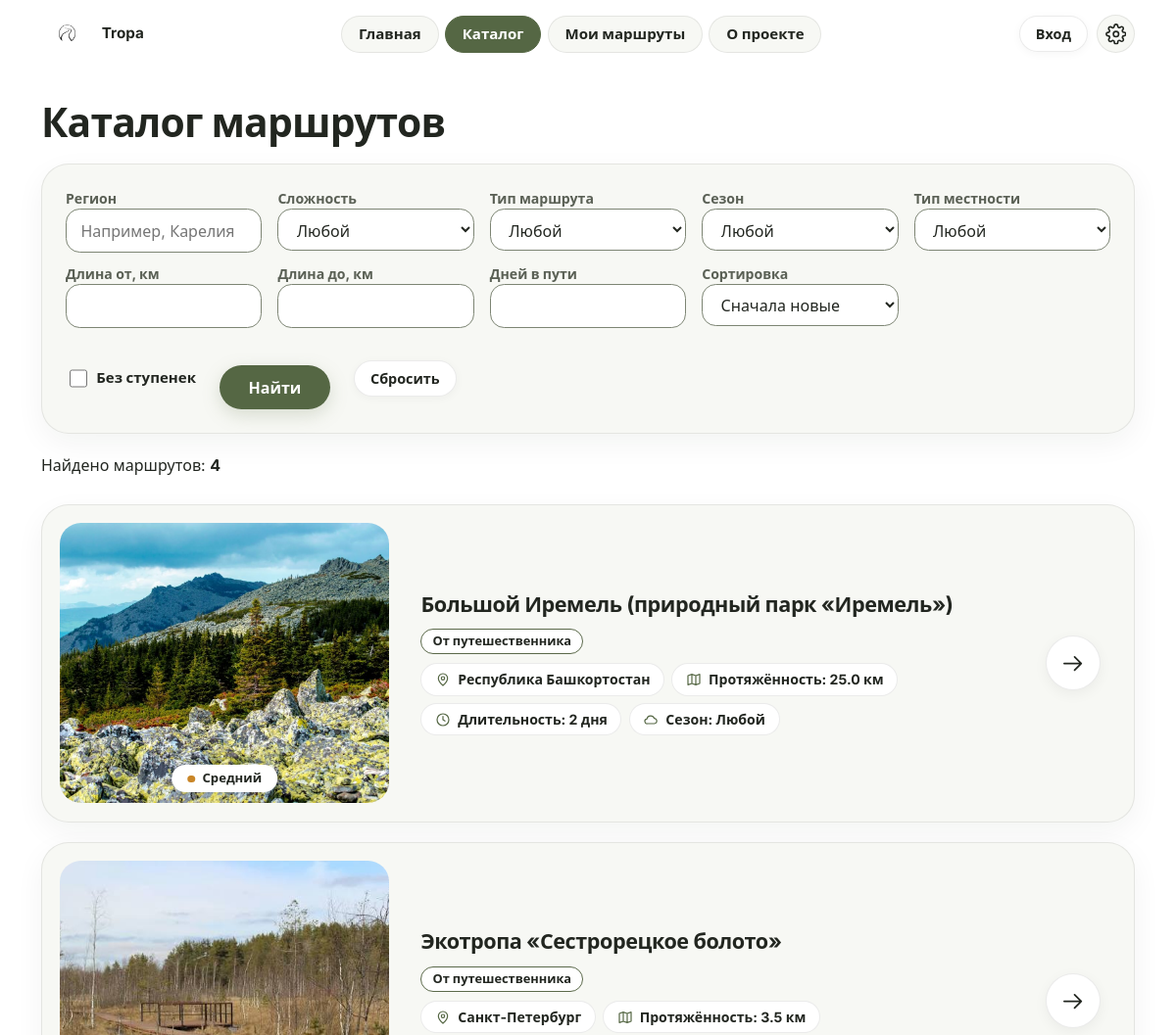
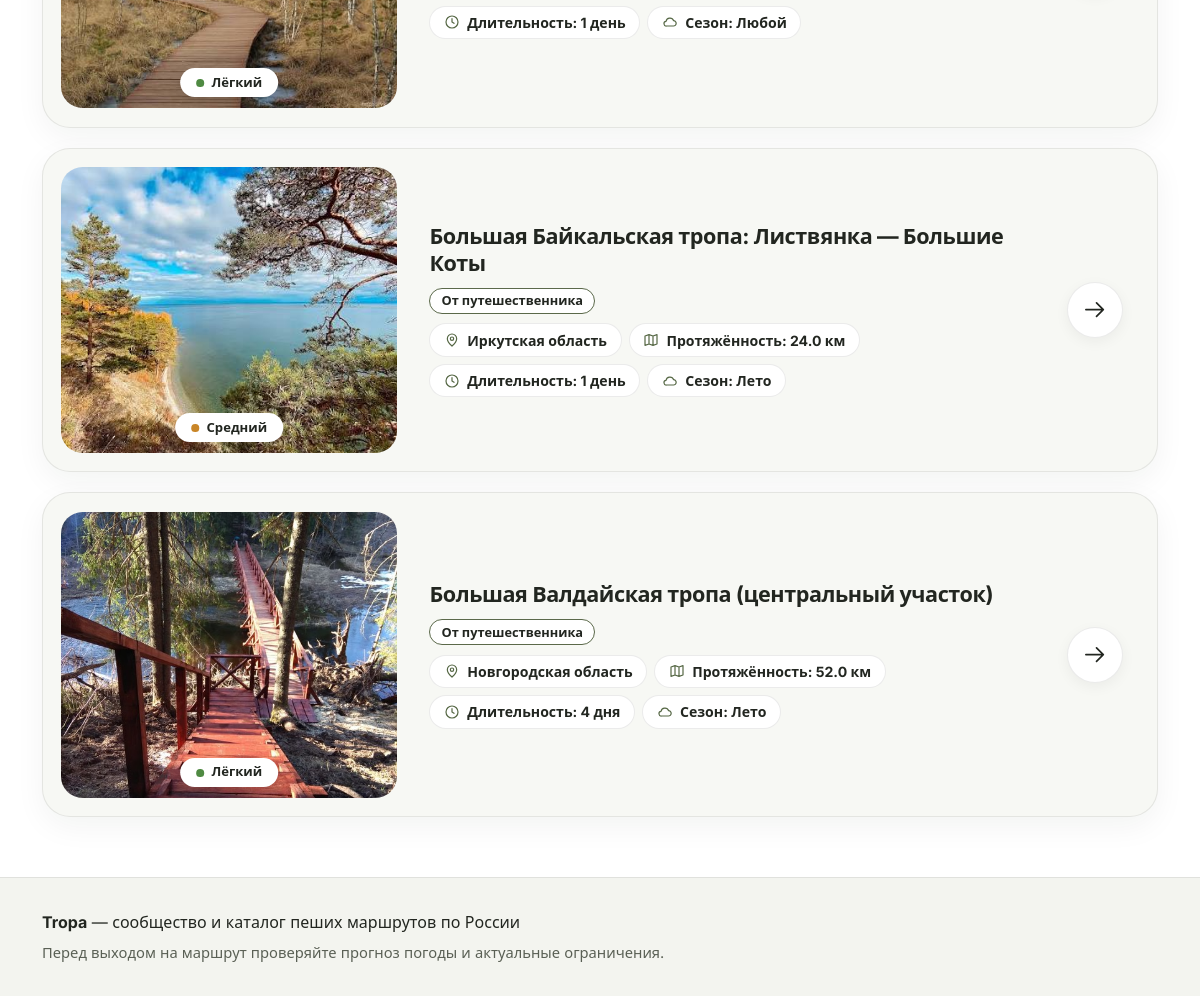
The page /routes/ on the database as committed earlier (2 pictures, top to bottom).
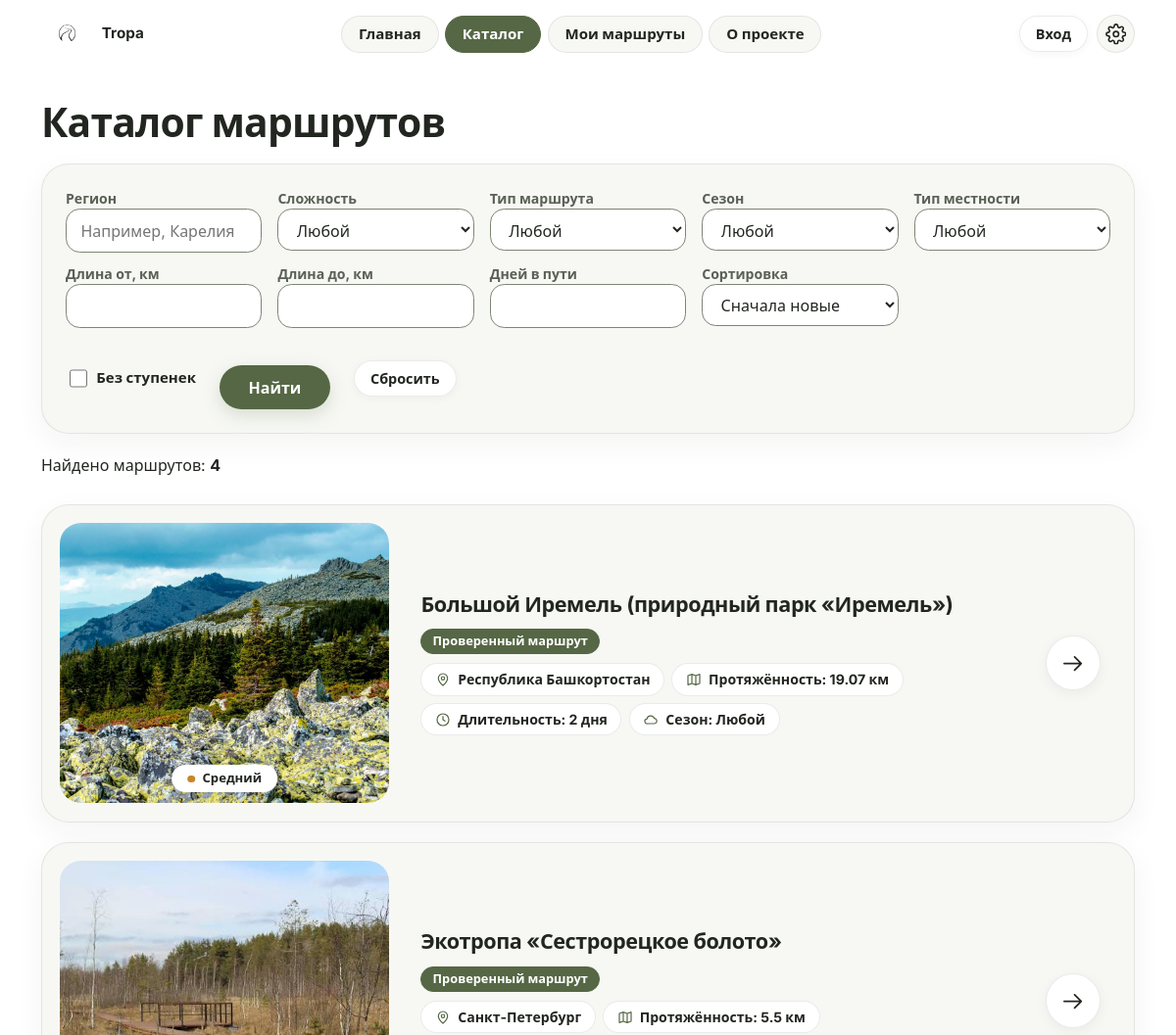
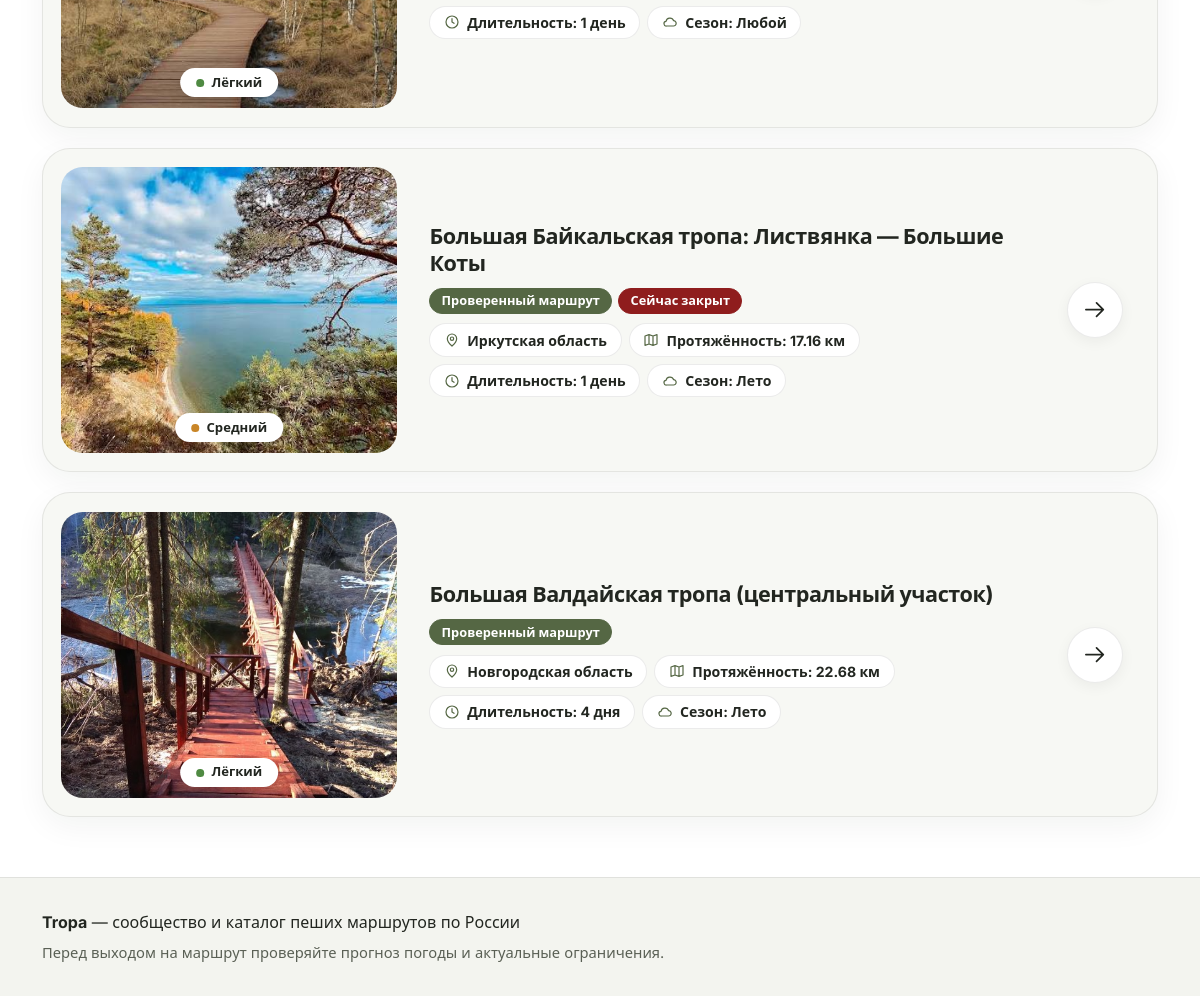
The same page on the database as committed later (2 pictures, top to bottom).
### tables this page shows
CREATE TABLE routes (
    id             INTEGER PRIMARY KEY AUTOINCREMENT,
    author_id      INTEGER NOT NULL REFERENCES users(id),
    title          TEXT NOT NULL,
    region         TEXT NOT NULL,
    length_km      REAL NOT NULL,
    difficulty     TEXT NOT NULL CHECK (difficulty IN ('easy', 'medium', 'hard')),
    days           INTEGER NOT NULL DEFAULT 1,
    season         TEXT NOT NULL DEFAULT 'any',
    terrain        TEXT NOT NULL DEFAULT 'any',
    description    TEXT NOT NULL,
    restrictions   TEXT,
    source_url     TEXT,
    source_checked TEXT,
    open_from      TEXT,
    open_to        TEXT,
    is_public      INTEGER NOT NULL DEFAULT 1,
    views          INTEGER NOT NULL DEFAULT 0,
    surface        TEXT,
    max_slope      TEXT,
    has_steps      INTEGER NOT NULL DEFAULT 0,
    rest_points    TEXT,
    created_at     TEXT NOT NULL DEFAULT CURRENT_TIMESTAMP
, kind TEXT NOT NULL DEFAULT 'community', is_closed INTEGER NOT NULL DEFAULT 0);

### views/routes.py (the view)
@bp.route("/")
def catalog():
    where = ["(r.is_public = 1 OR r.author_id = ?)"]
    params = [g.user["id"] if g.user else -1]
    a = request.args
    if a.get("region", "").strip():
        where.append("r.region LIKE ?")
        params.append("%" + a["region"].strip() + "%")
    if a.get("difficulty") in DIFFICULTY:
        where.append("r.difficulty = ?")
        params.append(a["difficulty"])
    if a.get("season") in SEASONS and a["season"] != "any":
        where.append("r.season IN (?, 'any')")
        params.append(a["season"])
    if a.get("terrain") in TERRAINS and a["terrain"] != "any":
        where.append("r.terrain IN (?, 'any')")
        params.append(a["terrain"])
    if num("min_km") is not None:
        where.append("r.length_km >= ?")
        params.append(num("min_km"))
    if num("max_km") is not None:
        where.append("r.length_km <= ?")
        params.append(num("max_km"))
    if num("days") is not None:
        where.append("r.days = ?")
        params.append(int(num("days")))
    if a.get("no_steps"):
        where.append("r.has_steps = 0")
    if a.get("kind") in KINDS:
        where.append("r.kind = ?")
        params.append(a["kind"])
    order_map = {
        "new": "r.created_at DESC, r.id DESC",
        "popular": "r.views DESC, r.id DESC",
        "short": "r.length_km ASC, r.id DESC",
        "long": "r.length_km DESC, r.id DESC",
    }
    order_sql = order_map.get(a.get("sort", "new"), order_map["new"])
    try:
        page = max(1, int(a.get("page", "1")))
    except ValueError:
        page = 1
    where_sql = " AND ".join(where)
    db = get_db()
    total = db.execute("SELECT COUNT(*) FROM routes r WHERE " + where_sql, params).fetchone()[0]
    pages = max(1, math.ceil(total / PER_PAGE))
    page = min(page, pages)
    routes = db.execute(
        "SELECT r.* FROM routes r WHERE " + where_sql +
        f" ORDER BY {order_sql} LIMIT ? OFFSET ?",
        params + [PER_PAGE, (page - 1) * PER_PAGE],
    ).fetchall()
    filters = {k: v for k, v in a.items() if k != "page" and v}
    return render_template("catalog.html", routes=routes, args=a, total=total, page=page,
                           pages=pages, filters=filters, difficulty=DIFFICULTY, terrains=TERRAINS, kinds=KINDS)

### app.py (called while the page is built)
def ru_days(n):
    n = int(n)
    if 11 <= n % 100 <= 14:
        word = "дней"
    elif n % 10 == 1:
        word = "день"
    elif 2 <= n % 10 <= 4:
        word = "дня"
    else:
        word = "дней"
    return f"{n} {word}"

### db.py (called while the page is built)
def get_db():
    if "db" not in g:
        g.db = sqlite3.connect(current_app.config["DATABASE"])
        g.db.row_factory = sqlite3.Row
        g.db.execute("PRAGMA foreign_keys = ON")
    return g.db

### views/auth.py (called while the page is built)
@bp.before_app_request
def load_logged_in_user():
    user_id = session.get("user_id")
    g.user = None
    if user_id is not None:
        g.user = get_db().execute(
            "SELECT id, username FROM users WHERE id = ?", (user_id,)
        ).fetchone()
        if g.user is None:
            session.clear()

### views/routes.py (called while the page is built)
def num(name):
    try:
        return float(request.args.get(name, "").replace(",", "."))
    except ValueError:
        return None

### templates/catalog.html (shortened to what this page needs)
{% extends "base.html" %}
{% block main_class %}wide{% endblock %}
{% block content %}
  {% macro select(name, label, options) %}
    <div class="field">
      <label for="{{ name }}">{{ label }}</label>
      <select id="{{ name }}" name="{{ name }}">
        <option value="">Любой</option>
      </select>
    </div>
  {% endmacro %}
  <h1>Каталог маршрутов</h1>
  <form class="card filters" method="get" aria-label="Фильтры маршрутов" style="max-width:none">
    <div class="filters-grid">
      <div class="field"><label for="region">Регион</label>
        <input id="region" name="region" type="text" placeholder="Например, Карелия" value="{{ args.get('region', '') }}"></div>
      {{ select("difficulty", "Сложность", difficulty) }}
      {{ select("kind", "Тип маршрута", kinds) }}
      {{ select("season", "Сезон", SEASONS) }}
      {{ select("terrain", "Тип местности", terrains) }}
      <div class="field"><label for="min_km">Длина от, км</label>
        <input id="min_km" name="min_km" type="number" min="0" step="any" value="{{ args.get('min_km', '') }}"></div>
      <div class="field"><label for="max_km">Длина до, км</label>
        <input id="max_km" name="max_km" type="number" min="0" step="any" value="{{ args.get('max_km', '') }}"></div>
      <div class="field"><label for="days">Дней в пути</label>
        <input id="days" name="days" type="number" min="1" max="30" value="{{ args.get('days', '') }}"></div>
      <div class="field"><label for="sort">Сортировка</label>
        <select id="sort" name="sort">
          <option value="new" {% if args.get('sort', 'new') == 'new' %}selected{% endif %}>Сначала новые</option>
        </select>
      </div>
    </div>
    <div class="filters-actions">
      <label class="check"><input name="no_steps" type="checkbox" {% if args.get('no_steps') %}checked{% endif %}> Без ступенек</label>
      <button type="submit">Найти</button>
      <a class="btn btn-small" href="{{ url_for('routes.catalog') }}">Сбросить</a>
    </div>
  </form>
  <p role="status" style="margin-top:1.25rem;">Найдено маршрутов: <strong>{{ total }}</strong></p>
  <ul class="route-list">
    {% for r in routes %}{% include "_route_card.html" %}
    {% else %}<li class="empty card">Ничего не найдено. Попробуйте изменить фильтры.</li>
    {% endfor %}
  </ul>
{% endblock %}

### templates/_route_card.html (shortened to what this page needs)
<li class="route-card">
  <div class="route-thumb">
    <img src="{{ route_image(r['id']) }}" alt="Фото маршрута: {{ r['title'] }}"
         width="400" height="286" loading="lazy">
    <span class="diff-pill diff-{{ r['difficulty'] }}">{{ DIFFICULTY[r['difficulty']] }}</span>
  </div>
  <div class="route-body">
    <h3><a href="{{ url_for('routes.detail', route_id=r['id']) }}">{{ r['title'] }}</a></h3>
        <ul class="tags" aria-label="Метки маршрута">
          {% for cls, text in route_badges(r) %}<li class="tag tag--{{ cls }}">{{ text }}</li>{% endfor %}
        </ul>
    <ul class="meta">
      <li><svg class="icon" aria-hidden="true"><use href="#i-pin"/></svg><span>{{ r['region'] }}</span></li>
      <li><svg class="icon" aria-hidden="true"><use href="#i-map"/></svg><span>Протяжённость: {{ r['length_km'] }} км</span></li>
      <li><svg class="icon" aria-hidden="true"><use href="#i-clock"/></svg><span>Длительность: {{ r['days']|ru_days }}</span></li>
      <li><svg class="icon" aria-hidden="true"><use href="#i-cloud"/></svg><span>Сезон: {{ SEASONS[r['season']] }}</span></li>
    </ul>
  </div>
  <span class="arrow-btn" aria-hidden="true"><svg class="icon"><use href="#i-arrow"/></svg></span>
</li>

Rows that differ between the two databases and show on the page:
removed routes: difficulty "Средний", title "Большой Иремель (природный парк «Иремель»)", text "От путешественника", region "Республика Башкортостан", length_km "25.0", days|ru_days "2 дня", season "Любой"
removed routes: difficulty "Лёгкий", title "Экотропа «Сестрорецкое болото»", text "От путешественника", region "Санкт-Петербург", length_km "3.5", days|ru_days "1 день", season "Любой"
removed routes: difficulty "Средний", title "Большая Байкальская тропа: Листвянка — Большие Коты", text "От путешественника", region "Иркутская область", length_km "24.0", days|ru_days "1 день", season "Лето"
removed routes: difficulty "Лёгкий", title "Большая Валдайская тропа (центральный участок)", text "От путешественника", region "Новгородская область", length_km "52.0", days|ru_days "4 дня", season "Лето"
added routes: difficulty "Средний", title "Большой Иремель (природный парк «Иремель»)", text "Проверенный маршрут", region "Республика Башкортостан", length_km "19.07", days|ru_days "2 дня", season "Любой"
added routes: difficulty "Лёгкий", title "Экотропа «Сестрорецкое болото»", text "Проверенный маршрут", region "Санкт-Петербург", length_km "5.5", days|ru_days "1 день", season "Любой"
added routes: difficulty "Средний", title "Большая Байкальская тропа: Листвянка — Большие Коты", text "Проверенный маршрут" "Сейчас закрыт", region "Иркутская область", length_km "17.16", days|ru_days "1 день", season "Лето"
added routes: difficulty "Лёгкий", title "Большая Валдайская тропа (центральный участок)", text "Проверенный маршрут", region "Новгородская область", length_km "22.68", days|ru_days "4 дня", season "Лето"
